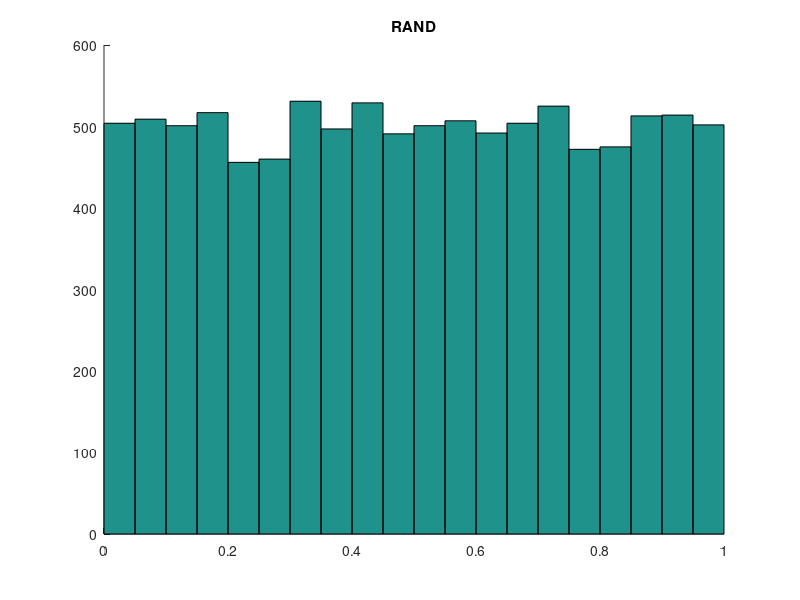
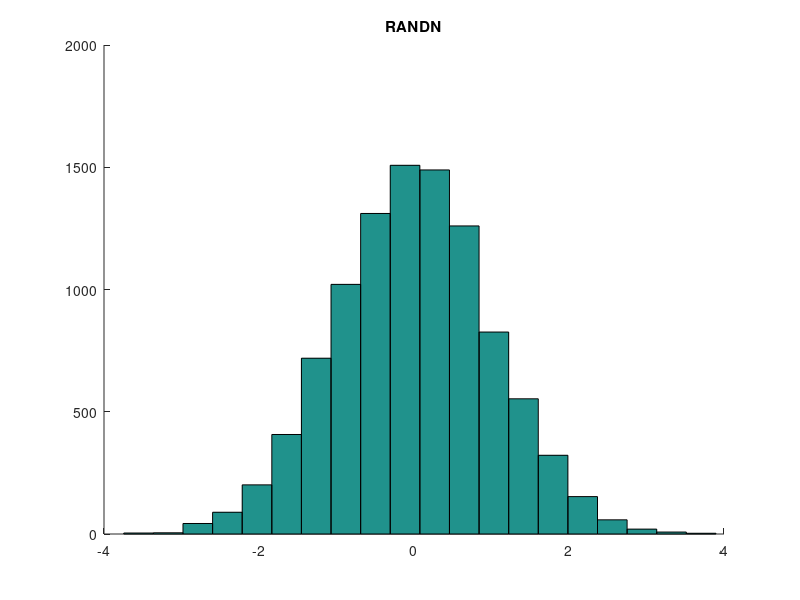
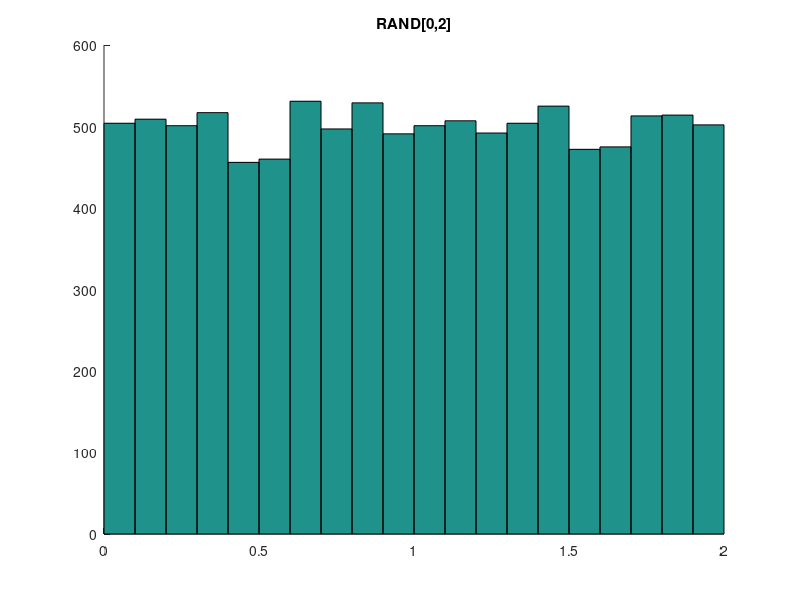
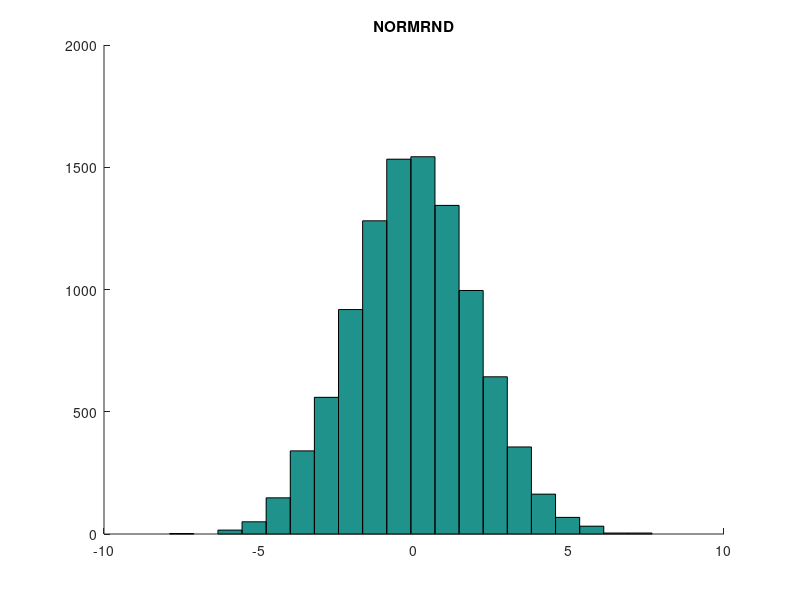

Write MATLAB code to recreate these figures, in order.
clc
clear all
close all

N = 10000;
y = rand(1,N);
z = randn(1, N);

figure(1)
hold on
hist(y, 20)

title('RAND')
figure(2)
hold on
hist(z, 20)
title('RANDN')

a=0;
b=2;
w=(b-a)*y;
figure(3)
hold on
hist(w, 20)
title(['RAND[', num2str(a), ',', num2str(b),']'])

fr = hist(0, 20)

u=normrnd(0,2,1,N);
figure(4)
hold on
hist(u,20)
title('NORMRND')

n=3;
p=0.65;
v=binornd(n, p, 1, N);
fr2=hist(v, n+1)/N;
pb=pdf('bino', 0:n, n, p);
[fr2' pb']
